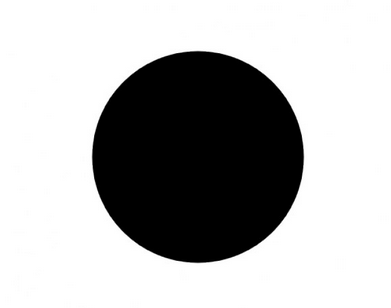
#> input picture Resgate/teste/ballblc.png, 391 x 308 px
$ python balls_black.py
#> lines starting #> are read from the running program, lines starting #| are printed output that depends on the picture; after the words box and inside, x2 and y2 are one past the last pixel; in counts of white or black regions, pixels touching at a corner belong together
import cv2
import numpy as np

PATH = 'ballblc.png'

frame = cv2.imread(PATH)
#> frame is the input picture: shape (308, 391, 3); min 0, max 255, mean 180.5
img = cv2.cvtColor(frame, cv2.COLOR_BGR2GRAY)
circles = cv2.HoughCircles(img, cv2.HOUGH_GRADIENT, 1, 260, param1=30, param2=65, minRadius=0, maxRadius=0)
#> circles = [[197.5, 156.5, 106]]

if circles is not None:
    for x, y, r in circles[0]:
        cv2.circle(frame,(x,y),r,(0,255,0),2)
#> this loop made 1 pass
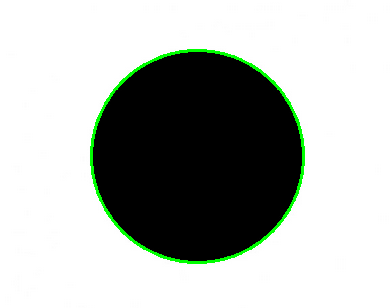
#> frame: shape (308, 391, 3); 1.68% of pixels changed, all inside (x1, y1, x2, y2) = (90, 49, 305, 264)

cv2.imshow('Black',frame)
cv2.waitKey(0)
cv2.destroyAllWindows()
